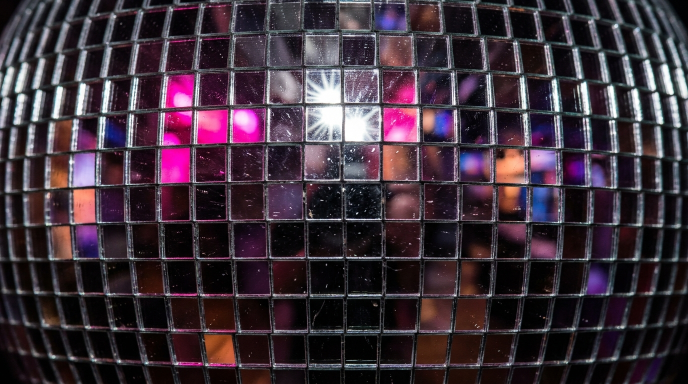
#> input picture scripts/person-portraits/disco-ball-source.jpg, 1376 x 768 px (shown at 1/2 size)
$ python -i polaroid-box.py   (imports and definitions only)
#> lines starting #> are read from the running program, lines starting #| are printed output that depends on the picture
#> further down, picture is the input picture: PIL image 1376x768 RGB; mean R, G, B 63, 48.7, 59.2
"""Polaroid episode-box picture generator (Lisa, 21 Oct 2026).

Square 1024x1024 photo for the polaroid-style episode boxes:
  - background unique to the guest: a pink/black halftone photocopy of that episode's OWN references collage,
    with torn paper scraps typed with the episode's top references (from src/data/<id>.json);
  - the guest portrait (black and white with one colour accent) cut out cleanly, head ~9% from the top,
    running off the bottom edge, with a thick solid pink sticker edge - nothing of the old background bleeds in.

Usage:  python3 scripts/polaroid-box.py <episode-id> <portrait> <collage> <out.jpg> [--crop x0,y0,x1,y1] [--seed N]
           [--accent-red]   (keep only red tones in colour, e.g. Patricia Field's hair; everything else black and white)
           [--composite]    (portrait is an old box/card picture: strip its pink/gold sticker and collage first)
Needs rembg (isnet-general-use), opencv-python, numpy, pillow and the Archivo Black / Special Elite woff2 fonts
from node_modules/@fontsource (converted on the fly with fontTools).
"""
import argparse, io, json, os, sys
import numpy as np, cv2
from PIL import Image, ImageDraw, ImageFont, ImageOps, ImageFilter

ROOT = os.path.dirname(os.path.dirname(os.path.abspath(__file__)))
B = 1024
PINK = np.array([236, 64, 150], np.float32)
INK = np.array([28, 26, 26], np.float32)
PAPER = np.array([237, 231, 220], np.float32)
HOST_OR_CITY = {"James St. James", "Fenton Bailey", "Randy Barbato", "New York", "World of Wonder", "World of Wonder (WOW)"}
# Never on a polaroid scrap (Lisa, 28 Oct 2026): Michael Alig is a controversial name - his mentions stay in the lists,
# but the polaroids give the space to the next reference in rank instead.
NEVER_ON_POLAROID = {"Michael Alig"}


# [5 lines left out: function font, not called in this run]


def screen(tone, cell, angle, ss=2):
    H, W = tone.shape
    big = np.asarray(Image.fromarray((tone * 255).astype(np.uint8)).resize((W * ss, H * ss), Image.BILINEAR), np.float32) / 255
    yy, xx = np.mgrid[0:H * ss, 0:W * ss].astype(np.float32) / ss
    a = np.deg2rad(angle); u = xx * np.cos(a) + yy * np.sin(a); v = -xx * np.sin(a) + yy * np.cos(a)
    du = (u / cell) % 1 - 0.5; dv = (v / cell) % 1 - 0.5; d = np.sqrt(du * du + dv * dv)
    r = np.sqrt(np.clip(big, 0, 1) / np.pi) * 1.05
    m = np.clip((r - d) * cell * ss * 0.9 + 0.5, 0, 1)
    return np.asarray(Image.fromarray((m * 255).astype(np.uint8)).resize((W, H), Image.BOX), np.float32) / 255


def halftone(img, size=(B, B)):
    """Black halftone plus a pink spot-colour halftone from the picture's own pinks and reds."""
#> called with size = (1024, 1024)
    img = img.convert("RGB").resize(size, Image.LANCZOS)
    s = np.asarray(img, np.float32)
    g = np.asarray(ImageOps.autocontrast(img.convert("L"), cutoff=2), np.float32) / 255
    R, G, Bl = s[..., 0], s[..., 1], s[..., 2]
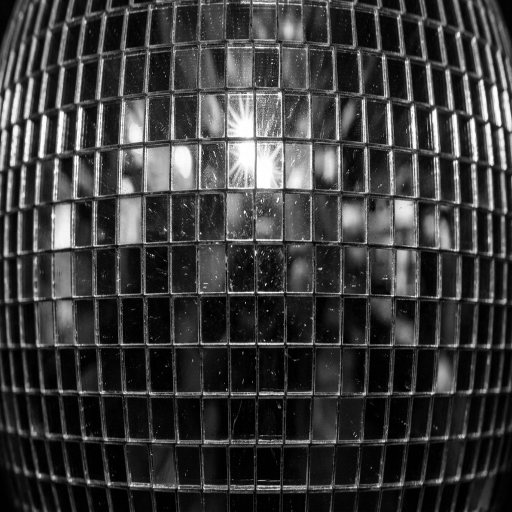
#> Bl: shape (1024, 1024) float32 (shown at 1/2 size); min 0, max 255, mean 59.2
    pinkness = np.maximum(np.clip(np.minimum(R - G, (Bl - G) * 1.6) / 90, 0, 1), np.clip((R - G - 100) / 60, 0, 1) * np.clip((R - Bl - 70) / 60, 0, 1))
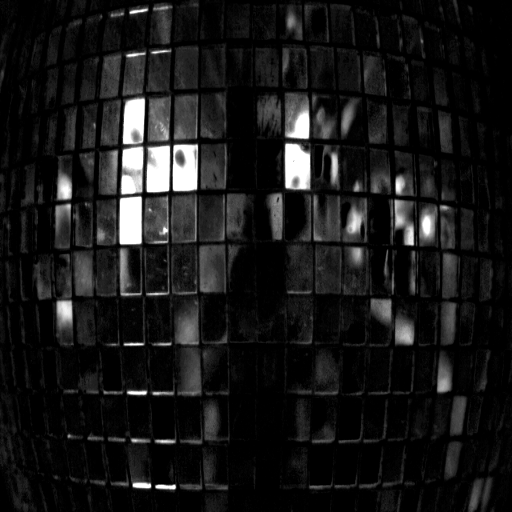
#> pinkness: shape (1024, 1024) float32 (shown at 1/2 size); min 0, max 1, mean 0.095
    k = np.clip((1 - g) * 1.05 - 0.04, 0, 1) * (1 - pinkness * 0.55)
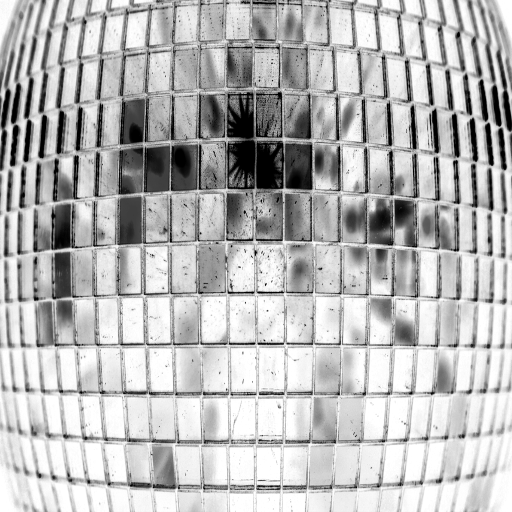
#> k: shape (1024, 1024) float32 (shown at 1/2 size); min 0, max 1, mean 0.723
    mk = screen(k, 6.5, 45); mp = screen(np.clip(pinkness * 0.95 + 0.12, 0, 1), 8, 15)
#> call 2 of screen, with cell = 8, angle = 15, ss = 2
#> in screen (call 2), `big = np.asarray(Image.fromarray((tone * 255).astype(np.uint8)).resize..`:
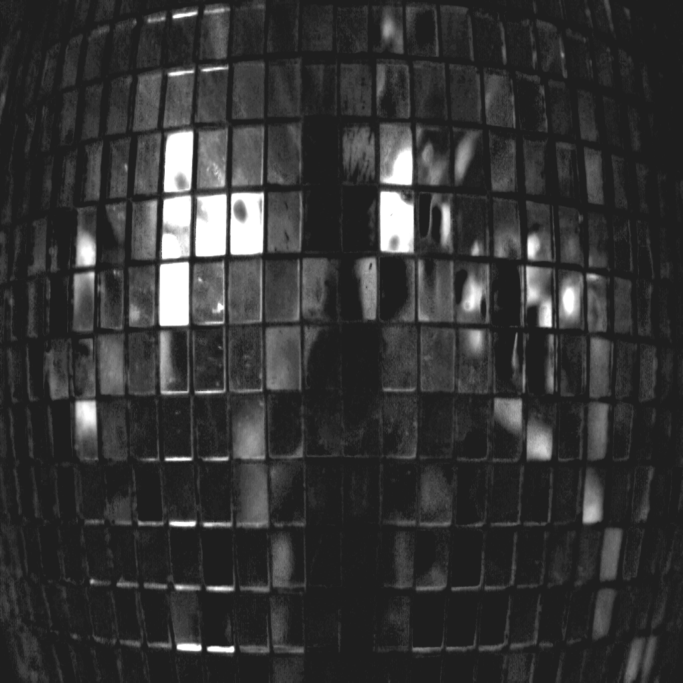
#> big: shape (2048, 2048) float32 (shown at 1/3 size); min 0.118, max 1, mean 0.207
#> in screen (call 2), `r = np.sqrt(np.clip(big, 0, 1) / np.pi) * 1.05`:
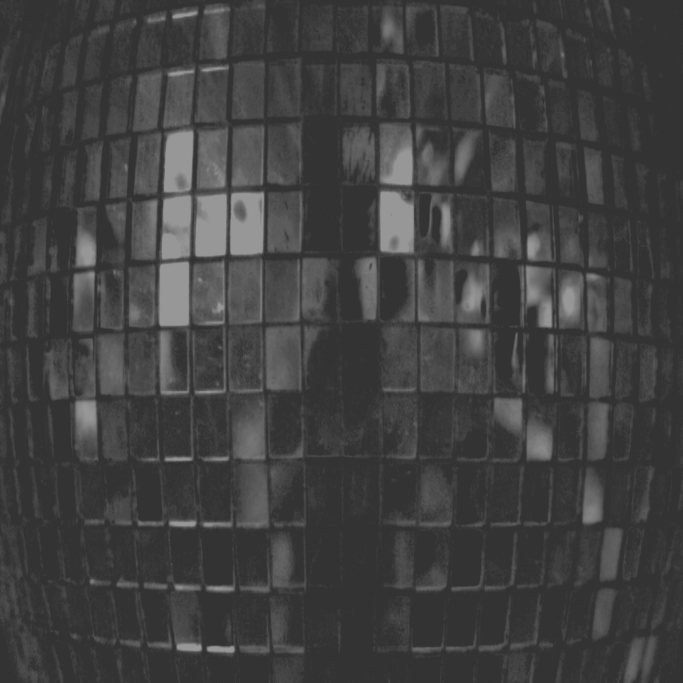
#> r: shape (2048, 2048) float32 (shown at 1/3 size); min 0.203, max 0.592, mean 0.257
#> in screen (call 2), `return np.asarray(Image.fromarray((m * 255).astype(np.uint8)).resize((..`:
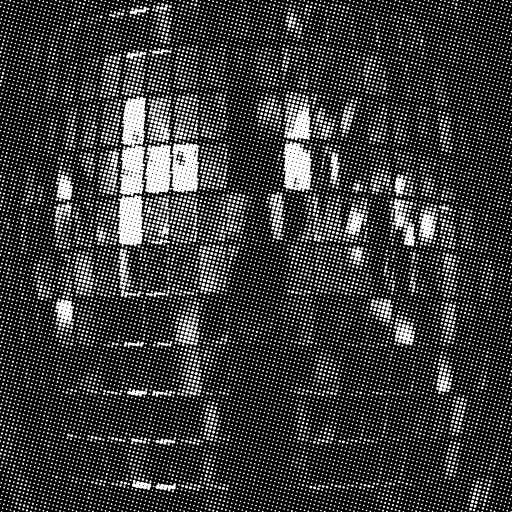
#> returned value: shape (1024, 1024) float32 (shown at 1/2 size); min 0, max 1, mean 0.226
    out = PAPER * np.ones_like(s)
    out = out * (1 - mp[..., None]) + out * (PINK / 255) * mp[..., None]
    out = out * (1 - mk[..., None]) + INK * mk[..., None]
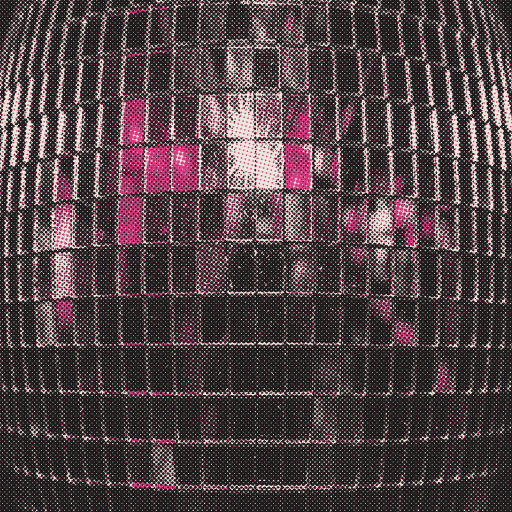
#> out: shape (1024, 1024, 3) float32 (shown at 1/2 size); mean of channels 0, 1, 2 81.6, 65.9, 69; drawn as R, G, B
    return out


# [157 lines left out: functions scraps, cutout, accent_red, cut_sides, place, sticker and 1 more, not called in this run]


# [2 lines not run here, left out]

>>> from PIL import Image
>>> picture = Image.open('person-portraits/disco-ball-source.jpg')
>>> result = halftone(picture)
